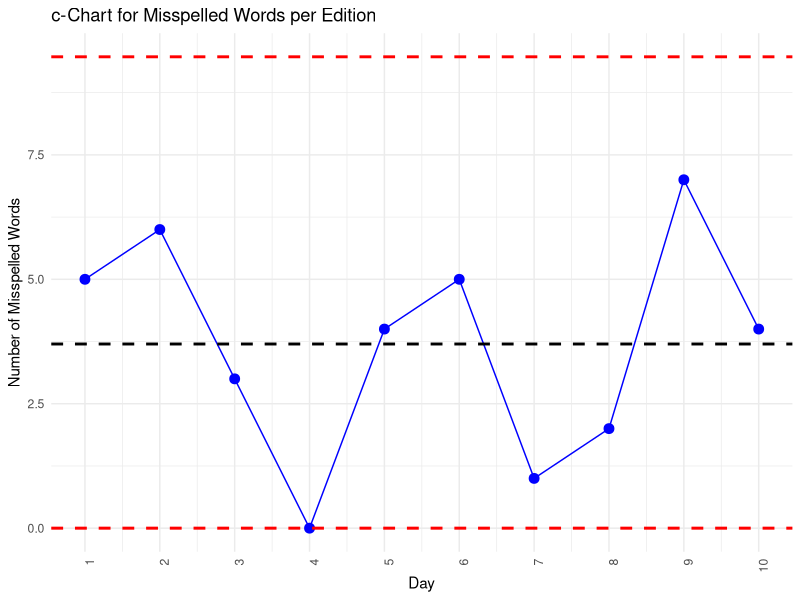

Source code (R):
#Page No.717
library(ggplot2)

misspelled_words <- c(5, 6, 3, 0, 4, 5, 1, 2, 7, 4)
c_bar <- mean(misspelled_words)

sigma_c <- sqrt(c_bar)
UCL_c <- c_bar + 3 * sigma_c
LCL_c <- max(0, c_bar - 3 * sigma_c)

cat("Mean number of misspelled words (c̄):", c_bar)
cat("Upper Control Limit (UCL_c):", UCL_c)
cat("Lower Control Limit (LCL_c):", LCL_c)

data <- data.frame(
  Day = 1:10,
  Misspelled_Words = misspelled_words
)

ggplot(data, aes(x = Day, y = Misspelled_Words)) +
  geom_point(color = "blue", size = 3) +
  geom_line(color = "blue") +
  geom_hline(yintercept = c_bar, linetype = "dashed", color = "black", size = 1) +
  geom_hline(yintercept = UCL_c, linetype = "dashed", color = "red", size = 1) +
  geom_hline(yintercept = LCL_c, linetype = "dashed", color = "red", size = 1) +
  labs(
    title = "c-Chart for Misspelled Words per Edition",
    x = "Day",
    y = "Number of Misspelled Words"
  ) +
  theme_minimal() +
  scale_x_continuous(breaks = 1:10) +
  theme(axis.text.x = element_text(angle = 90, hjust = 1))
